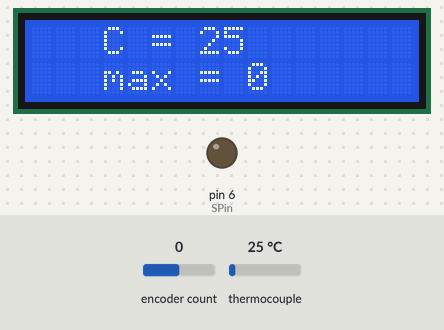
A program run on a simulated Arduino Uno, built with avr-gcc and run on an emulated ATmega328P. On the bench: 16×2 character LCD, output pins drawn as LEDs (lit = HIGH). The inputs (shaded band) are chosen by the test bench; at power-on: encoder count 0, thermocouple 25 °C. What the program prints to the serial monitor is not drawn.

Above: at 1.2 s.
1.3 s: encoder count set to 1
At 2.3 s:
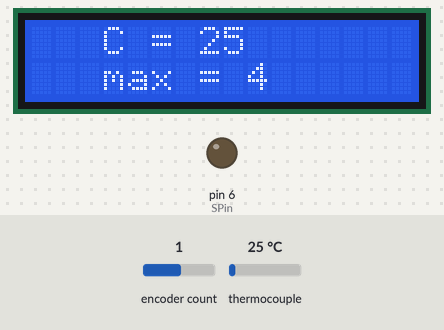
2.8 s: thermocouple set to 6 °C
At 3.4 s:
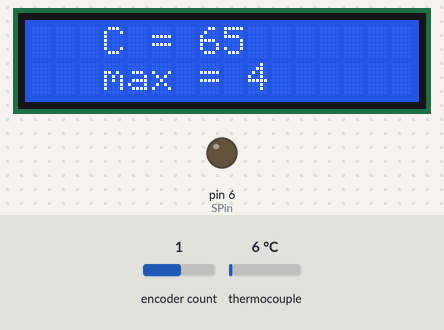
4.5 s: thermocouple set to 3 °C
At 6.0 s:
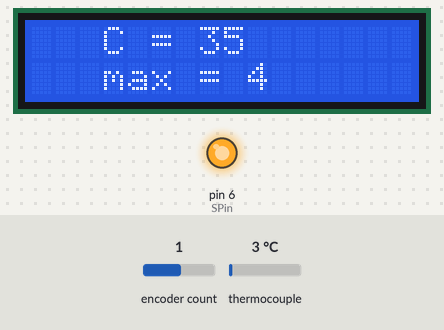
6.5 s: encoder count set to 2
At 7.5 s:
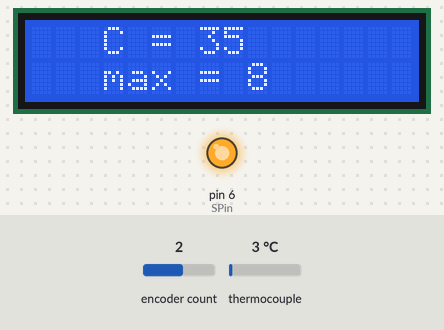
8.0 s: encoder count set to 3
At 8.6 s:
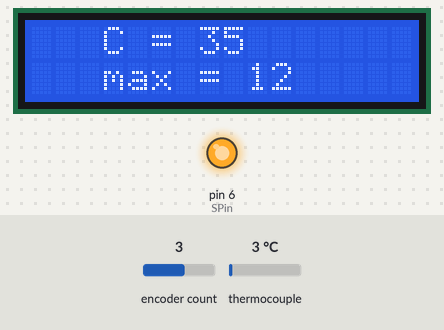
9.5 s: thermocouple set to 75 °C
At 10.4 s:
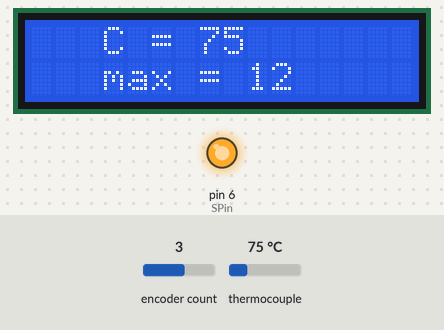
Timing chart, 0 to 16.5 s (numbered marks = the images above; inputs shaded):
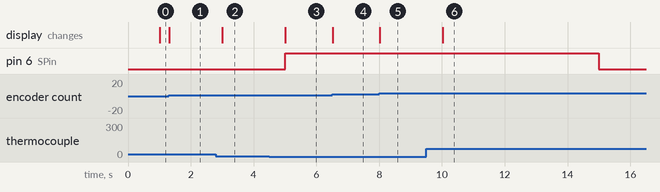

The program:

main.cpp
```cpp
#include <Encoder.h>
#include <max6675.h>
#include <Wire.h>
#include <LiquidCrystal_I2C.h>
#include <Arduino.h>

//enkoder pins
int const CLKen = 3;
int const DTen = 2;
int const SWen = 4;

//thermopar pins
int const soPin = 12;// SO=Serial Out
int const csPin = 10;// CS = chip select CS pin
int const sckPin = 13;// SCK = Serial Clock pin

//relay pin
int const SPin = 6;

//lcd scale
int const rowLCD = 2;
int const collumnLCD = 16;

//actual time
unsigned long time_now = millis();

//remember time max6675
unsigned long remember_time_max6675 = 0;
unsigned long frecfency_max6675 = 1000;

//remember time max6675
unsigned long remember_time_relay = 0;
unsigned long delay_time = 5000;

//remember time display_off
unsigned long remember_time_displayoff = 0;
unsigned long display_turn_on_time = 10000;
unsigned long count_screen_off = 0;

Encoder myEnc(DTen, CLKen);
MAX6675 robojax(sckPin, csPin, soPin);
LiquidCrystal_I2C lcd(0x27,collumnLCD,rowLCD);


void menu_default(); //funcion for set temperature
void relay_switching();// switching heat
void temperature(); // read temperature
void screen_saver();// screen saver

void setup() {
    lcd.init();
    lcd.backlight();
    Serial.begin(9600);
    pinMode(SPin, OUTPUT);

    Serial.println("Basic Encoder Test:");
}

long oldPosition  = -999;
long newPosition = myEnc.read();
long read_temperature;

void loop() {
    temperature();
    menu_default();
    relay_switching();
    time_now = millis();
    //Serial.print(robojax.readCelsius());
    }

void temperature(){
    if(time_now - remember_time_max6675 >= frecfency_max6675){
        remember_time_max6675 = time_now;
        read_temperature = robojax.readCelsius();
        lcd.setCursor(3,0);
        lcd.print("C = ");
        lcd.print(read_temperature);
    }
}

void menu_default(){
    newPosition = myEnc.read();
    if (newPosition != oldPosition) {
        oldPosition = newPosition;
        Serial.println(newPosition);
        lcd.setCursor(3,1);
        lcd.print("max = ");
        lcd.setCursor(9,1);
        lcd.print("      ");
        lcd.setCursor(9,1);
        lcd.print(newPosition);
    }
}

void relay_switching(){
    if(time_now - remember_time_relay >= delay_time){
        remember_time_relay = time_now;
        if(read_temperature <= newPosition){
            digitalWrite(SPin, HIGH);
        }else{
            digitalWrite(SPin, LOW);
        }
    }
}

// void screen_saver(){
//     if(count_screen_off >= 1000){
//         lcd.noDisplay();

//     }else{

//         count_screen_off++;
//     }

// }
```

Measured:
- the behaviour switches between 5 and 4 °C on thermocouple (found by bisection; images 2 and 3)
- after the input at 1.3 s, the display: changes at once (image 1)
- after the input at 2.8 s, the display: changes after 0.21 s (image 2)
- after the input at 4.5 s, pin 6 (SPin): LOW → HIGH after 0.51 s; the display: changes after 0.51 s (image 3)
- after the input at 6.5 s, the display: changes at once (image 4)
- after the input at 8.0 s, the display: changes at once (image 5)
- after the input at 9.5 s, pin 6 (SPin): HIGH → LOW after 5.5 s; the display: changes after 0.52 s (image 6)
